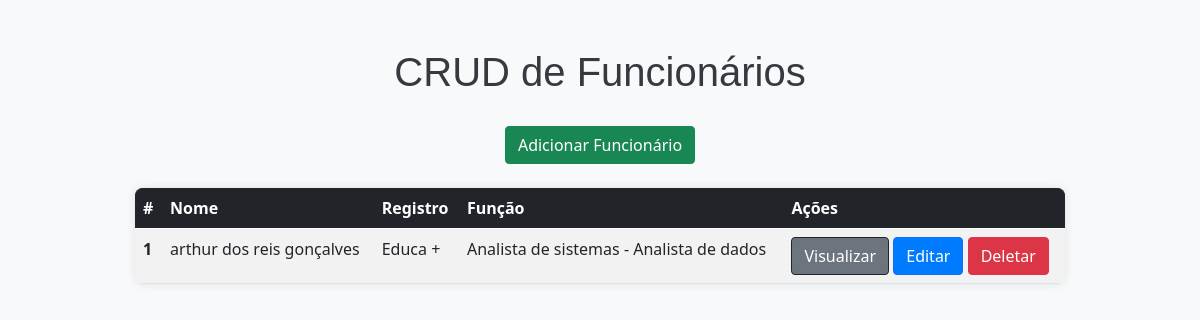
Page /indexFuncionarios/ on the earlier database version.
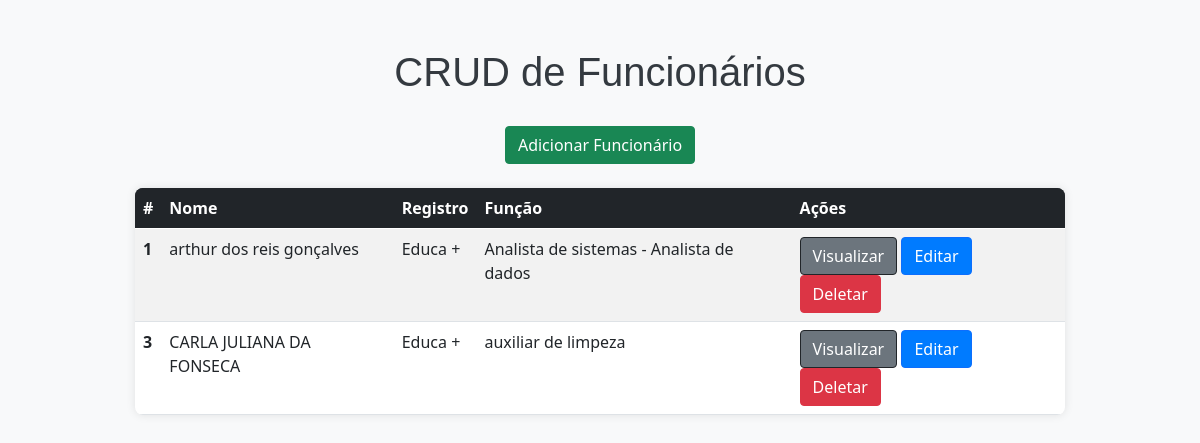
Same page on the later database version.
### app/models.py (models this page shows, shortened)
class Funcionarios(models.Model):
    cpf_validator = RegexValidator(
        r'^\d{11}$',  # Permite apenas 11 dígitos
        'O CPF deve ter 11 dígitos numéricos.'
    )
    nome = models.CharField(max_length=150)
    registro = models.CharField(max_length=50)
    funcao = models.CharField(max_length=100)
    data_nascimento = models.DateField()
    data_admissao = models.DateField()
    cpf = models.CharField(max_length=11, validators=[cpf_validator])
    conta_inter = models.CharField(max_length=20)
    ultimo_exame = models.DateField(null=True, blank=True)
    proximo_exame = models.DateField(null=True, blank=True)
    email = models.EmailField(max_length=100, validators=[EmailValidator()])
    salario = models.DecimalField(max_digits=10, decimal_places=2)

### app/views.py (the view)
# urls.py: path('indexFuncionarios/', indexFuncionarios, name='indexFuncionarios'),
def indexFuncionarios(request):
    data = {'db': Funcionarios.objects.all()}
    return render(request, 'Funcionarios/indexFuncionarios.html', data)

### app/templates/Funcionarios/indexFuncionarios.html (shortened to what this page needs)
<!DOCTYPE html>
<html lang="en">
<head>
    <link href="https://cdn.jsdelivr.net/npm/bootstrap@5.0.2/dist/css/bootstrap.min.css" rel="stylesheet">
</head>
<body>
    <div class="container mt-5">
        <div class="col-8 m-auto text-center">
            <h1>CRUD de Funcionários</h1>
            <a href="/form" class="btn btn-success mb-4">Adicionar Funcionário</a>
        </div>
        <div class="col-10 m-auto">
            <table class="table table-striped table-hover">
                <thead class="table-dark">
                  <tr>
                    <th scope="col">#</th>
                    <th scope="col">Nome</th>
                    <th scope="col">Registro</th>
                    <th scope="col">Função</th>
                    <th scope="col">Ações</th>
                  </tr>
                </thead>
                <tbody>
                  {% for funcionario in db %}
                    <tr>
                        <th scope="row">{{ funcionario.id }}</th>
                        <td>{{ funcionario.nome }}</td>
                        <td>{{ funcionario.registro }}</td>
                        <td>{{ funcionario.funcao }}</td>
                        <td>
                            <a href="{% url 'view' funcionario.id %}" class="btn btn-dark">Visualizar</a>
                            <a href="{% url 'edit' funcionario.id %}" class="btn btn-primary">Editar</a>
                            <a href="{% url 'delete' funcionario.id %}" class="btn btn-danger">Deletar</a>
                        </td>
                    </tr>
                  {% empty %}
                    <tr>
                        <td colspan="5" class="text-center">Nenhum funcionário encontrado.</td>
                    </tr>
                  {% endfor %}
                </tbody>
              </table>
        </div>
    </div>
</body>
</html>

Differences in the rows shown:
added Funcionarios: id "3", nome "CARLA JULIANA DA FONSECA", registro "Educa +", funcao "auxiliar de limpeza"
